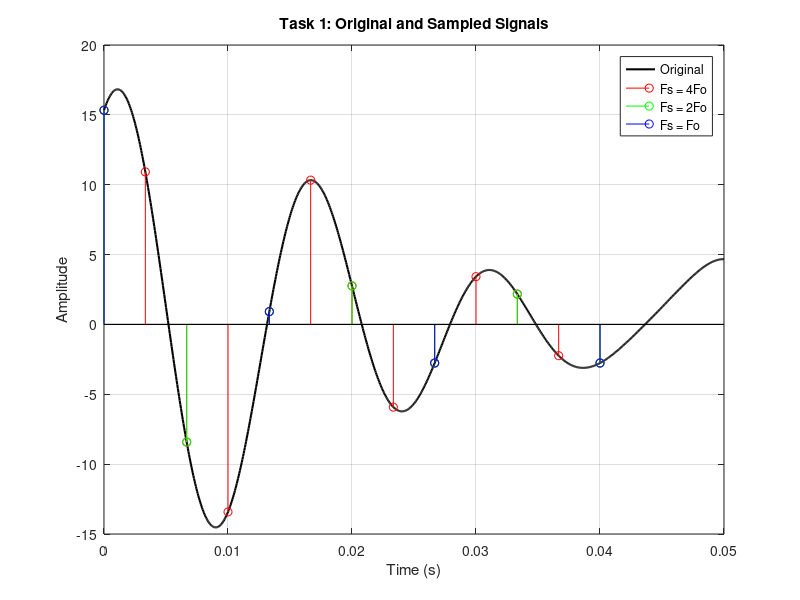

This figure's MATLAB source:



%EET 3370: DIGITAL SIGNAL PROCESSING
%LAB 1.
%GROUP MEMBERS:
%1. JOSHUA MUTHENYA WAMBUA EG209/109705/22
%2. AKALA DALVAN EG209/109726/22

%%
%task 1


clc; clear; close all;

% Time vector for high resolution (original signal)
t = linspace(0, 3/60, 1000); % 3 cycles of highest freq (75 Hz)
x = 10*cos(120*pi*t) + 5*sin(100*pi*t + deg2rad(30)) + 4*sin(150*pi*t + deg2rad(45));

% Maximum frequency component
Fo = 75; % 150π → 75 Hz

% Sampling frequencies
Fs1 = 4*Fo;
Fs2 = 2*Fo;
Fs3 = Fo;

% Time vectors for sampling
t1 = 0:1/Fs1:3/Fo;
t2 = 0:1/Fs2:3/Fo;
t3 = 0:1/Fs3:3/Fo;

% Sampled signals
x1 = 10*cos(120*pi*t1) + 5*sin(100*pi*t1 + deg2rad(30)) + 4*sin(150*pi*t1 + deg2rad(45));
x2 = 10*cos(120*pi*t2) + 5*sin(100*pi*t2 + deg2rad(30)) + 4*sin(150*pi*t2 + deg2rad(45));
x3 = 10*cos(120*pi*t3) + 5*sin(100*pi*t3 + deg2rad(30)) + 4*sin(150*pi*t3 + deg2rad(45));

% Plot
figure;
plot(t, x, 'k', 'LineWidth', 1.5); hold on;
stem(t1, x1, 'r'); stem(t2, x2, 'g'); stem(t3, x3, 'b');
legend('Original', 'Fs = 4Fo', 'Fs = 2Fo', 'Fs = Fo');
xlabel('Time (s)'); ylabel('Amplitude'); title('Task 1: Original and Sampled Signals');
grid on;


